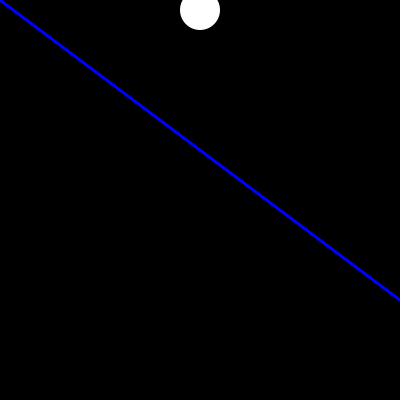
Frame 1 (no input)
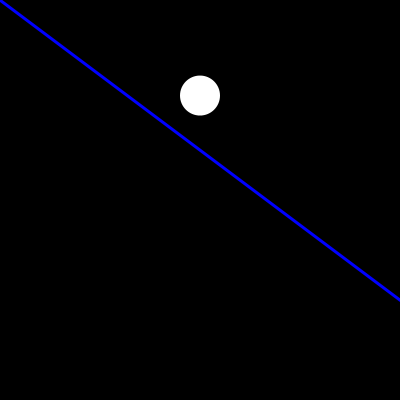
Frame 60 (the mouse pressed at the canvas centre just before this capture)
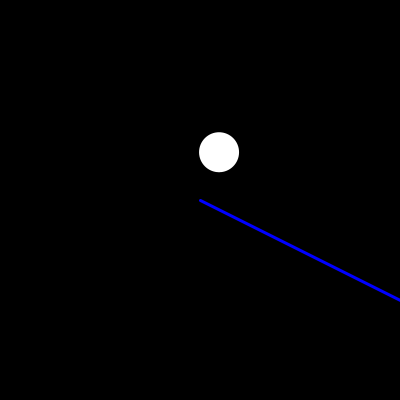
Frame 120 (the mouse held since frame 60 and released just before this capture)

The Processing sketch that drew these frames (run headless with seeded random() and noise(); from frame 60 on, the mouse is pressed at the canvas centre):

// Processing sketch: processing_144339
// ── processing_144339.pde

Circle ball;
Line bounce;
final PVector gravity = new PVector(0, 0.05);
int pointX = 400;
int pointY = 300;
void setup(){
size(400,400);
frameRate(60);
smooth();
ball = new Circle(200,10,20);
}
void draw(){
bounce = new Line(mouseX,mouseY,pointX,pointY);
background(0);
ball.vel.limit(10);
bounce.draw();
ball.draw();
ball.update();
ball.side();
ball.vel.add(gravity);
if (collision(ball, bounce)){
PVector dist_v = normalVector(ball, bounce);
PVector force = PVector.div(dist_v, dist_v.mag());
force.mult(50 * pow(dist_v.mag(), -1));
PVector seg = PVector.sub(bounce.a, bounce.b);
ball.vel = PVector.add(project(ball.vel, seg), force);
}
}
void mousePressed(){
ball.loc.x = 200;
ball.loc.y = 10;
}
void keyPressed(){
if(keyCode == UP){
pointY-= 5;
}
if(keyCode == DOWN){
pointY+=5;
}
if(keyCode == LEFT){
pointX-=5;
}
if(keyCode == RIGHT){
pointX+=5;
}
}
class Circle{
PVector loc;
PVector vel;
float radius;
Circle (int x, int y, float radius){
loc = new PVector(x,y);
vel = new PVector(0,0);
this.radius = radius;
}
void update(){
loc.add(vel);
}
void draw(){
noStroke();
ellipseMode(CENTER);
float size = 2 * radius;
ellipse(ball.loc.x,ball.loc.y,size,size);
strokeWeight(1);
stroke(0,0,255);
}
void side(){
if ((loc.x>width || loc.x <= 0)){
vel.x = vel.x*-1;
}
if ((loc.y>height || loc.y <= 0)){
vel.y = vel.y*-1;
}
}
}
class Line {
PVector a; 
PVector b;
Line(int e,int f,int c, int d) {
a = new PVector(e,f);
b = new PVector(c,d);
}
void draw(){
strokeWeight(3);
stroke(0,0,255);
line(bounce.a.x,bounce.a.y,bounce.b.x,bounce.b.y);
}
}
PVector normalVector(Circle c, Line line) {
PVector pt_v = PVector.sub(c.loc, line.a);
PVector seg_v = PVector.sub(line.b, line.a);
PVector proj_v = project(pt_v, seg_v);
PVector closest;
if (PVector.angleBetween(proj_v, seg_v) >= 3.14) {
closest = line.a;
} else if(proj_v.mag() > seg_v.mag()) {
closest = line.b;
} else {
closest = PVector.add(line.a, proj_v);
}
PVector dist_v = PVector.sub(c.loc, closest);
return dist_v;
}
PVector project(PVector v, PVector onto) {
PVector proj_v = new PVector(onto.x, onto.y);
proj_v.normalize();
proj_v.mult(PVector.dot(v, proj_v));
return proj_v;
}
boolean collision (Circle c, Line l){
float dist = normalVector(c,l).mag();
return dist < c.radius;
}
